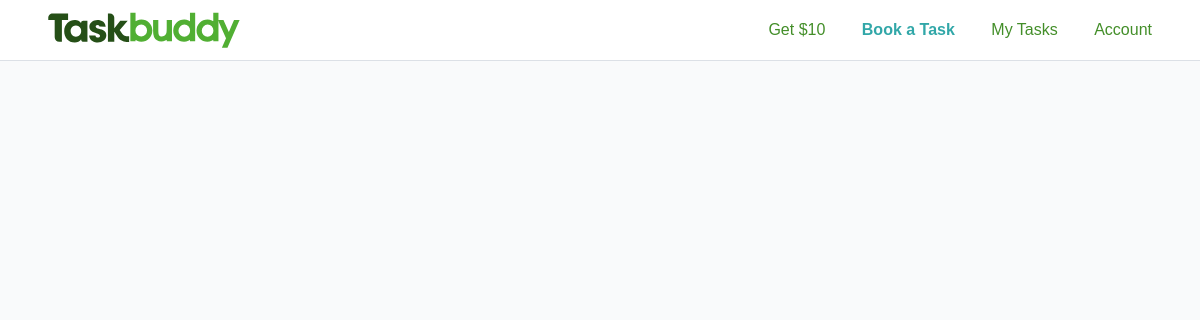
The page /tasks/all (signed in) on the database as committed earlier.
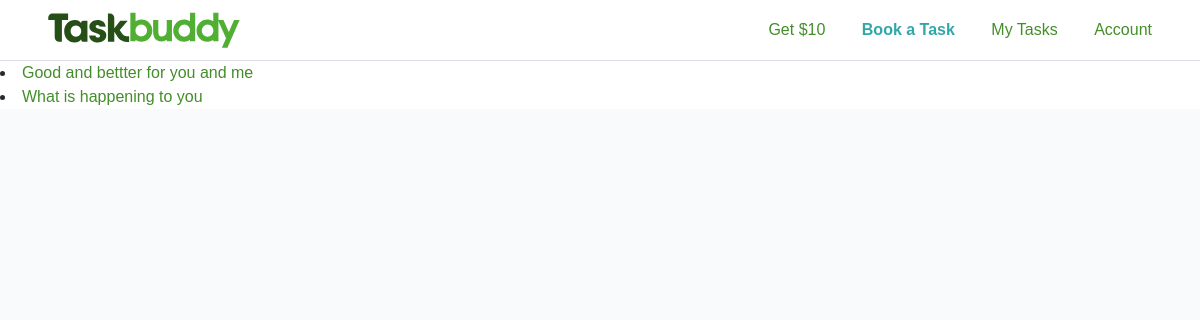
The same page on the database as committed later.
### tasks/models.py (models this page shows, shortened)
class Task(models.Model):
    owner = models.ForeignKey(User, on_delete=models.CASCADE)
    title = models.CharField(max_length=110)
    description = models.TextField()

### tasks/views.py (the view)
# urls.py: path('tasks/all', taskListView, name="task_all"),
def taskListView(request):
    tasks = Task.objects.all()
    return render(request, "tasks/list.html", { "tasks": tasks})

### templates/tasks/list.html (shortened to what this page needs)
{% extends 'base.html' %}
{% load static %}
{% block styling %}
{% if request.user.is_authenticated %}
<link rel="stylesheet" href='{% static "tasky/dashboard.css" %}'>
{% endif %}
{% endblock styling %}
{% block content %}
  {% for task  in tasks %}
    <li>
        <a href="{% url 'task_update' task.id %}"> {{task.title}}</a>
    </li>
  {% endfor %}
{% endblock content %}

Rows that differ between the two databases and show on the page:
added Task: title "Good and bettter for you and me"
added Task: title "What is happening to you"
